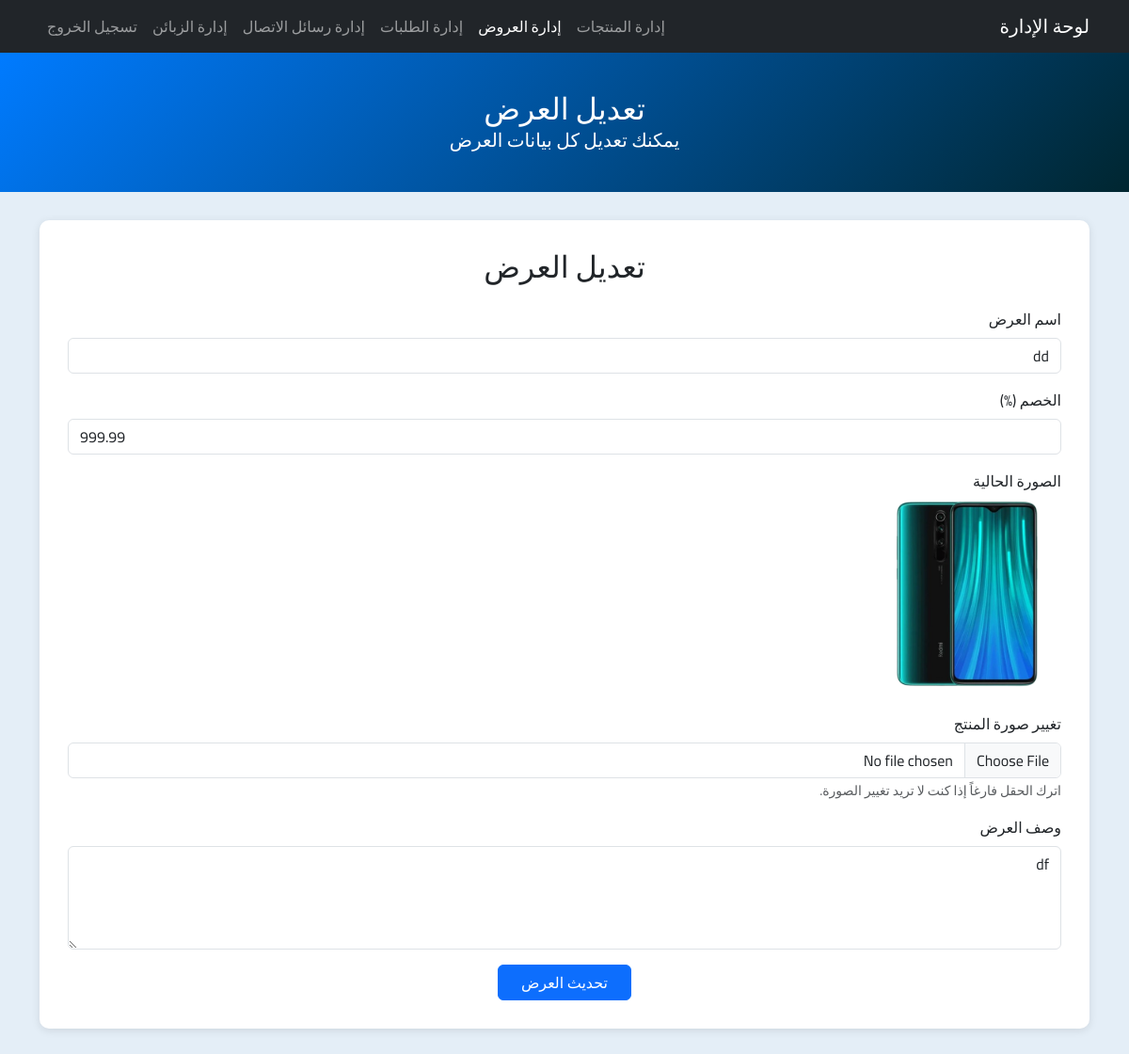
/admin/edit_offer.php?id=2, run on the app's committed database.
### tables this page shows
CREATE TABLE `offers` (
  `id` int(11) NOT NULL,
  `offer_name` varchar(255) NOT NULL,
  `discount` decimal(5,2) NOT NULL,
  `product_image` varchar(255) NOT NULL,
  `offer_description` text NOT NULL,
  `created_at` timestamp NOT NULL DEFAULT current_timestamp()
);

### admin/edit_offer.php (the view, shortened to what this page needs)
<?php
include("../php/config.php");
$offer_id = intval($_GET['id']);
$stmt = $conn->prepare("SELECT * FROM offers WHERE id = ?");
$stmt->bind_param("i", $offer_id);
$stmt->execute();
$result = $stmt->get_result();
$offer = $result->fetch_assoc();
?>
<!DOCTYPE html>
<html lang="ar" dir="rtl">
<head>
    <link href="https://cdn.jsdelivr.net/npm/bootstrap@5.3.3/dist/css/bootstrap.rtl.min.css" rel="stylesheet">
    <link rel="stylesheet" href="../css/style.css">
</head>
<body style="background: #e4eef7;">
    <nav class="navbar navbar-expand-lg navbar-dark bg-dark">
        <div class="container">
            <a class="navbar-brand" href="admin_dashboard.php">لوحة الإدارة</a>
            <div class="collapse navbar-collapse" id="adminNav">
                <ul class="navbar-nav ms-auto">
                    <li class="nav-item"><a class="nav-link" href="admin_product.php">إدارة المنتجات</a></li>
                    <li class="nav-item"><a class="nav-link active" href="admin_offers.php">إدارة العروض</a></li>
                    <li class="nav-item"><a class="nav-link" href="admin_orders.php">إدارة الطلبات</a></li>
                    <li class="nav-item"><a class="nav-link" href="admin_contact.php">إدارة رسائل الاتصال</a></li>
                    <li class="nav-item"><a class="nav-link" href="admin_users.php">إدارة الزبائن</a></li>
                    <li class="nav-item"><a class="nav-link" href="../php/logout.php">تسجيل الخروج</a></li>
                </ul>
            </div>
        </div>
    </nav>
    <header class="dashboard-header">
        <div class="container">
            <h1>تعديل العرض</h1>
            <p>يمكنك تعديل كل بيانات العرض</p>
        </div>
    </header>
    <div class="container">
        <div class="form-container">
            <h2 class="mb-4 text-center">تعديل العرض</h2>
            <form action="edit_offer.php?id=<?php echo $offer_id; ?>" method="post" enctype="multipart/form-data">
                <div class="mb-3">
                    <label for="offer_name" class="form-label">اسم العرض</label>
                    <input type="text" class="form-control" id="offer_name" name="offer_name" placeholder="أدخل اسم العرض" value="<?php echo htmlspecialchars($offer['offer_name']); ?>" required>
                </div>
                <div class="mb-3">
                    <label for="discount" class="form-label">الخصم (%)</label>
                    <input type="number" step="0.01" class="form-control" id="discount" name="discount" placeholder="أدخل نسبة الخصم" value="<?php echo htmlspecialchars($offer['discount']); ?>" required>
                </div>
                <div class="mb-3">
                    <label class="form-label">الصورة الحالية</label><br>
                    <img src="<?php echo htmlspecialchars($offer['product_image']); ?>" alt="الصورة الحالية" class="img-fluid current-image">
                </div>
                <div class="mb-3">
                    <label for="product_image" class="form-label">تغيير صورة المنتج</label>
                    <input type="file" class="form-control" id="product_image" name="product_image" accept="image/*">
                    <small class="text-muted">اترك الحقل فارغاً إذا كنت لا تريد تغيير الصورة.</small>
                </div>
                <div class="mb-3">
                    <label for="offer_description" class="form-label">وصف العرض</label>
                    <textarea class="form-control" id="offer_description" name="offer_description" rows="4" placeholder="أدخل وصف العرض" required><?php echo htmlspecialchars($offer['offer_description']); ?></textarea>
                </div>
                <div class="text-center">
                    <button type="submit" class="btn btn-primary px-4">تحديث العرض</button>
                </div>
            </form>
        </div>
    </div>
</body>
</html>

### css/style.css (style rules this page uses)
* { padding: 0; margin: 0; box-sizing: border-box; }
:root { --bg-main-color: #FFFFFF ; --bg-secondary-color:#EF8354 ; --btn-color:#0036CB ; --btn-hover-color:#001755; --btn-text-color:#FFFFFF; --title-color:#2D3142 ; --text-color:#BFC0C0; --border-main-color:#EF8354 ; --border-hover-color:#f06124; }
a { text-decoration: none; }
html { scroll-behavior: smooth; }
body { font-family: cairo; direction: rtl; }
ul { list-style: none; }

### admin/edit_offer.php (style rules this page uses)
body { background-color: #f8f9fa; }
.form-container { background-color: #fff; padding: 30px; border-radius: 10px; box-shadow: 0 2px 10px rgba(0, 0, 0, 0.1); margin-top: 30px; margin-bottom: 30px; }
.current-image { max-width: 200px; margin-bottom: 10px; }
.dashboard-header { background: linear-gradient(135deg, #007bff, rgb(0, 38, 48)); color: #fff; padding: 40px 0; text-align: center; margin-bottom: 30px; }
.dashboard-header h1 { margin: 0; font-size: 2rem; }
.dashboard-header p { margin: 0; font-size: 1.25rem; }

### data on the page
offers: offer_name "dd", discount "999.99", product_image (picture), offer_description "df"
